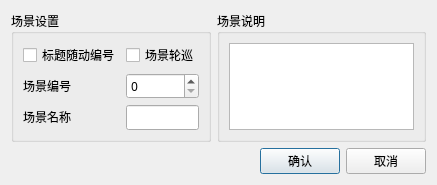
<?xml version="1.0" encoding="UTF-8"?>
<ui version="4.0">
 <class>BCScreenDlg</class>
 <widget class="QDialog" name="BCScreenDlg">
  <property name="geometry">
   <rect>
    <x>0</x>
    <y>0</y>
    <width>437</width>
    <height>167</height>
   </rect>
  </property>
  <property name="windowTitle">
   <string>Dialog</string>
  </property>
  <layout class="QGridLayout" name="gridLayout_3">
   <item row="0" column="0">
    <widget class="QGroupBox" name="groupBox">
     <property name="font">
      <font>
       <family>微软雅黑</family>
      </font>
     </property>
     <property name="title">
      <string>场景设置</string>
     </property>
     <layout class="QGridLayout" name="gridLayout">
      <item row="0" column="0">
       <widget class="QCheckBox" name="checkBox">
        <property name="sizePolicy">
         <sizepolicy hsizetype="Minimum" vsizetype="Fixed">
          <horstretch>0</horstretch>
          <verstretch>0</verstretch>
         </sizepolicy>
        </property>
        <property name="font">
         <font>
          <family>微软雅黑</family>
         </font>
        </property>
        <property name="text">
         <string>标题随动编号</string>
        </property>
       </widget>
      </item>
      <item row="0" column="1">
       <widget class="QCheckBox" name="checkBox_poll">
        <property name="sizePolicy">
         <sizepolicy hsizetype="Minimum" vsizetype="Fixed">
          <horstretch>0</horstretch>
          <verstretch>0</verstretch>
         </sizepolicy>
        </property>
        <property name="font">
         <font>
          <family>微软雅黑</family>
         </font>
        </property>
        <property name="text">
         <string>场景轮巡</string>
        </property>
       </widget>
      </item>
      <item row="1" column="0">
       <widget class="QLabel" name="label">
        <property name="font">
         <font>
          <family>微软雅黑</family>
         </font>
        </property>
        <property name="text">
         <string>场景编号</string>
        </property>
       </widget>
      </item>
      <item row="1" column="1">
       <widget class="QSpinBox" name="spinBox">
        <property name="sizePolicy">
         <sizepolicy hsizetype="Minimum" vsizetype="Fixed">
          <horstretch>0</horstretch>
          <verstretch>0</verstretch>
         </sizepolicy>
        </property>
        <property name="font">
         <font>
          <family>微软雅黑</family>
         </font>
        </property>
        <property name="maximum">
         <number>65535</number>
        </property>
       </widget>
      </item>
      <item row="2" column="0">
       <widget class="QLabel" name="label_2">
        <property name="sizePolicy">
         <sizepolicy hsizetype="Preferred" vsizetype="Fixed">
          <horstretch>0</horstretch>
          <verstretch>0</verstretch>
         </sizepolicy>
        </property>
        <property name="font">
         <font>
          <family>微软雅黑</family>
         </font>
        </property>
        <property name="text">
         <string>场景名称</string>
        </property>
       </widget>
      </item>
      <item row="2" column="1">
       <widget class="QLineEdit" name="lineEdit">
        <property name="sizePolicy">
         <sizepolicy hsizetype="Expanding" vsizetype="Fixed">
          <horstretch>0</horstretch>
          <verstretch>0</verstretch>
         </sizepolicy>
        </property>
        <property name="font">
         <font>
          <family>微软雅黑</family>
         </font>
        </property>
       </widget>
      </item>
     </layout>
    </widget>
   </item>
   <item row="0" column="1">
    <widget class="QGroupBox" name="groupBox_2">
     <property name="font">
      <font>
       <family>微软雅黑</family>
      </font>
     </property>
     <property name="title">
      <string>场景说明</string>
     </property>
     <layout class="QGridLayout" name="gridLayout_2">
      <item row="0" column="0">
       <widget class="QTextEdit" name="textEdit">
        <property name="font">
         <font>
          <family>微软雅黑</family>
         </font>
        </property>
        <property name="verticalScrollBarPolicy">
         <enum>Qt::ScrollBarAsNeeded</enum>
        </property>
        <property name="horizontalScrollBarPolicy">
         <enum>Qt::ScrollBarAlwaysOff</enum>
        </property>
       </widget>
      </item>
     </layout>
    </widget>
   </item>
   <item row="1" column="0" colspan="2">
    <layout class="QHBoxLayout" name="horizontalLayout">
     <item>
      <spacer name="horizontalSpacer">
       <property name="font">
        <font>
         <family>微软雅黑</family>
        </font>
       </property>
       <property name="orientation">
        <enum>Qt::Horizontal</enum>
       </property>
       <property name="sizeHint" stdset="0">
        <size>
         <width>40</width>
         <height>20</height>
        </size>
       </property>
      </spacer>
     </item>
     <item>
      <widget class="QPushButton" name="pushButton_ok">
       <property name="font">
        <font>
         <family>微软雅黑</family>
        </font>
       </property>
       <property name="text">
        <string>确认</string>
       </property>
      </widget>
     </item>
     <item>
      <widget class="QPushButton" name="pushButton_cannel">
       <property name="font">
        <font>
         <family>微软雅黑</family>
        </font>
       </property>
       <property name="text">
        <string>取消</string>
       </property>
      </widget>
     </item>
    </layout>
   </item>
  </layout>
 </widget>
 <resources/>
 <connections/>
</ui>
